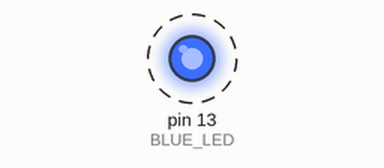
A sketch run on a simulated Arduino Uno, built with avr-gcc and run on an emulated ATmega328P. Parts: output pins drawn as LEDs (lit = HIGH). Dashed ring = blinking.

Above: at 0.1 s.
Timing chart, 0 to 3.0 s (numbered marks = the images above):
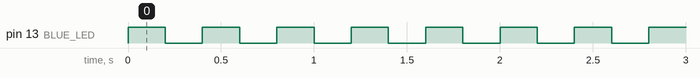

The sketch:

basics-leds.ino
```cpp
// If, after reading this code, you're wondering why isn't there some example to control
// the terminal's green led, it's because the wiring is not connected to the CPU.
// It's 'impossible' to do this... Unless you do some modifications to the hardware.

#define BLUE_LED LED_BUILTIN // This just maps the standard pin to the Wio-terminal's blue led.
#define DELAY 200 // This is the parameter to control the blinking speed.

void setup() {
  pinMode(BLUE_LED, OUTPUT); // Initialize the led pin as output pin.
}

void loop() {
  digitalWrite(BLUE_LED, HIGH); // Turn the led on.
  delay(DELAY); // Wait.
  digitalWrite(BLUE_LED, LOW); // Turn the led off.
  delay(DELAY); // Wait.
}
```

Measured:
- by itself, pin 13 (BLUE_LED): alternates HIGH for 0.20 s and LOW for 0.20 s
